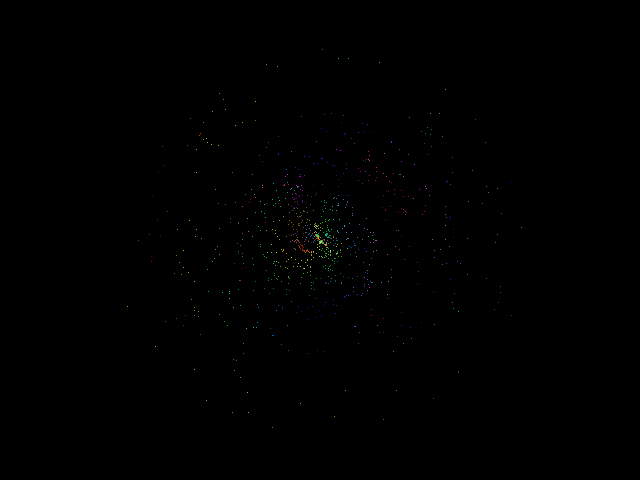
Frame 1 (no input)
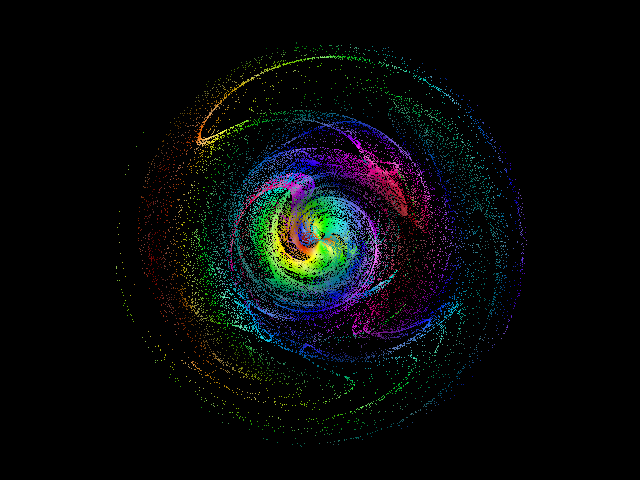
Frame 60 (the mouse pressed at the canvas centre just before this capture)
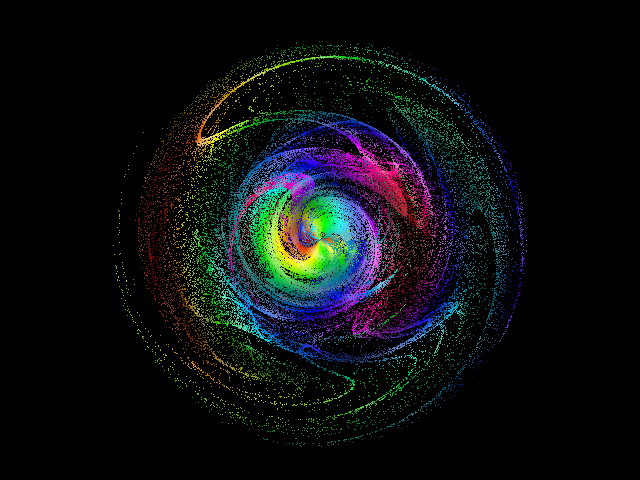
Frame 120 (the mouse held since frame 60 and released just before this capture)

The Processing sketch that drew these frames (run headless with seeded random() and noise(); from frame 60 on, the mouse is pressed at the canvas centre):

// Processing sketch: Chirikov_ModC
// ── Chirikov_ModC.pde
// Chirikov chaotic map - symmetry modification color //

  float theta = 1.0;
  float p = 0.0;
  float K = 1.2;
  float L = 0.5;
  float M = 1.5;
  float N = 1.3;

void setup() {
  
  size(640, 480);
  colorMode(HSB, 360, 100, 100);
  background(0);

}

void draw() {
  
  for (int i = 0; i < 1000; i++) {

    float newP = p + K * sin(theta) + L * cos(2*theta) + N*sin(theta*p);
    float newTheta = theta + newP + M*sin(newP);

    newP = newP % (2*PI);
    newTheta = newTheta % (2*PI);

    p = newP;
    theta = newTheta;

    float hue = map(sin(p)+cos(theta), -2, 2, 0, 360);
    float sat = map(abs(sin(theta*p)), 0, 1, 50, 100);
    float bri = map(abs(cos(p-theta)), 0, 1, 50, 100);
    stroke(hue, sat, bri);

    float radius = 50 * (1 + 0.5*p);
    float px = width/2 + radius * cos(theta);
    float py = height/2 + radius * sin(theta);
    
    point(px, py);
    
  }
  
}
